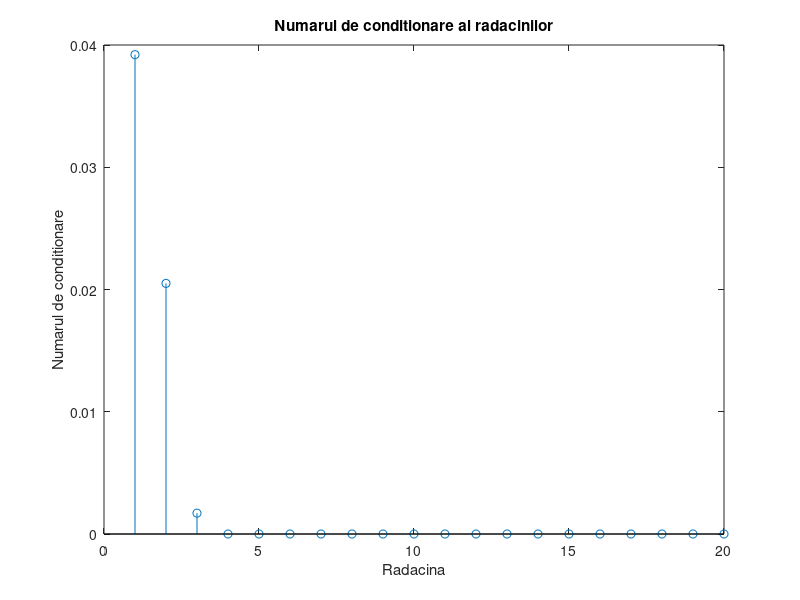
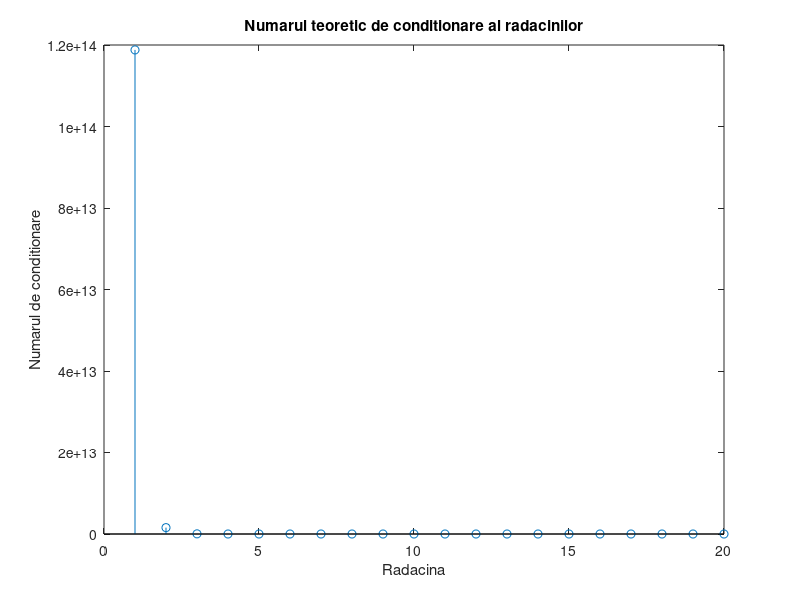

The MATLAB source for these figures, in order:
% definirea ecuatiei polinomiale
n = 20;
p = poly(1:n); % polinomul (x - 1)(x - 2)...(x - n)


% NEW
function conditionare = custom_cond(poly, root)
    %derivata polinomului
    der_poly = polyder(poly);
    %evaluarea polinomului in punctul root
    p = polyval(poly, root);
    %evaluarea derivatei in punctul root
    dp = polyval(der_poly, root);
    % calculul conditionarii
    conditionare = abs(root * dp / p);
end


% calculul radacinilor
roots_exact = roots(p);


% calculul numarului de conditionare al fiecarei radacini
cond_numbers = zeros(n, 1);
% NEW
cond_number_teoretic = zeros(n,1)
for i = 1:n
    perturbation = normrnd(0,1e-10); % dispersia perturbatiei
    p_perturbed = p;

    %de fiecare data perturb un coeficient
    p_perturbed(i) = p_perturbed(i) + perturbation;

    %aflam iar radacinile si conditionarea (aka cat de mult a influentat
    %perturbarea noastra rez final)
    roots_perturbed = roots(p_perturbed);
    cond_numbers(i) = norm(roots_perturbed - roots_exact)/norm(roots_exact);
    % NEW
    cond_number_teoretic(i) = custom_cond(p, i)
end


% graficul numarului de conditionare al fiecarei radacini
figure;
stem(1:n, cond_numbers);
title('Numarul de conditionare al radacinilor');
xlabel('Radacina');
ylabel('Numarul de conditionare');
%teoretic pt ca prima linie e mai lunga inseamna ca perturbarea primului
%coef influenteaza cel mai tare rezultatul


% NEW
figure;
stem(1:n, cond_number_teoretic);
title('Numarul teoretic de conditionare al radacinilor');
xlabel('Radacina');
ylabel('Numarul de conditionare');


% perturbare cu variabile aleatoare uniforme
perturbation_uniform = unifrnd(1, n+1) * 1e-10;
p_perturbed_uniform = p + perturbation_uniform;
roots_perturbed_uniform = roots(p_perturbed_uniform);
error_perturbed_uniform = norm(roots_perturbed_uniform-roots_exact)/norm(roots_exact)

